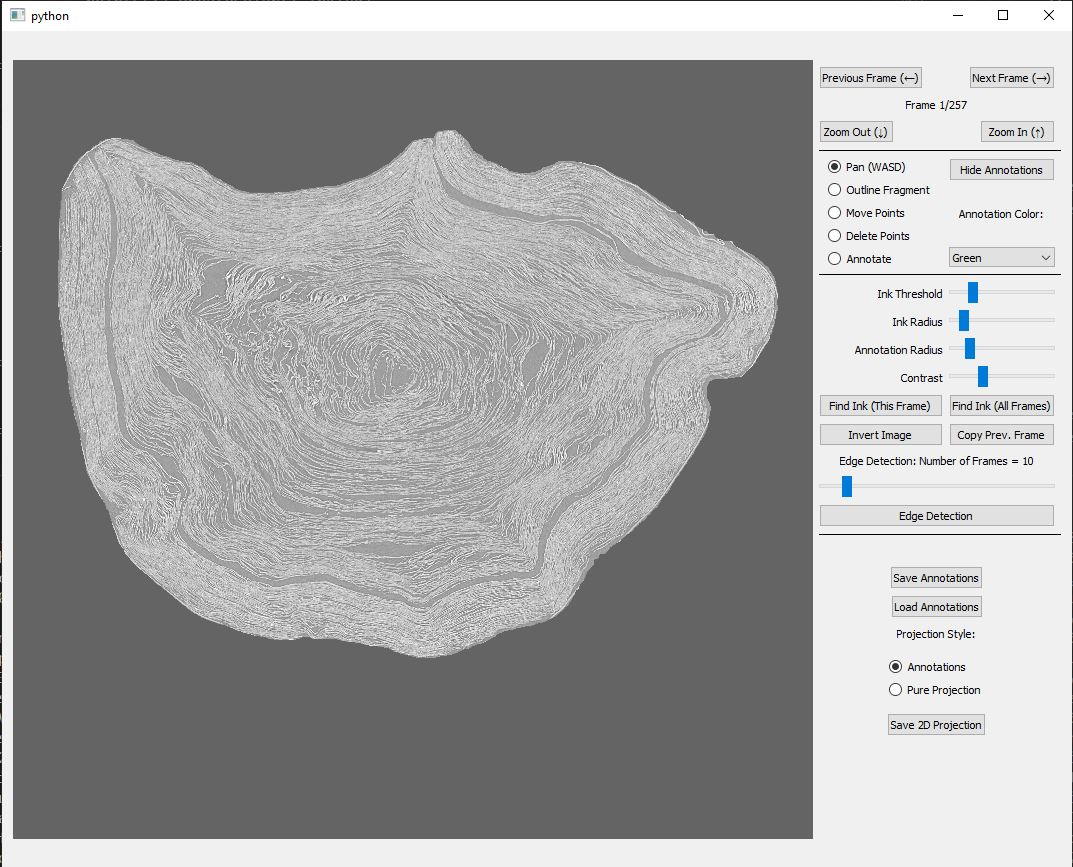
#> input picture Images/Interface.JPG, 1073 x 867 px; its folder holds only this picture in this run
$ python -i EdgeFinder.py   (imports and definitions only)
#> lines starting #> are read from the running program, lines starting #| are printed output that depends on the picture; after the words box and inside, x2 and y2 are one past the last pixel; in counts of white or black regions, pixels touching at a corner belong together
#> further down, picture is the input picture: shape (867, 1073, 3); mean B, G, R 167.5, 167.4, 167.2
import cv2
import numpy as np
from main_app.helpers import Point

def find_and_discard_small_edges(image, min_edge_length=100):
#> called with min_edge_length = 100
	imNoZeros = image[image != 0]
	mu = np.mean(imNoZeros)
#> mu = 167.5
	sigma = np.std(imNoZeros)
#> sigma = 61.41

	image= np.where(image > mu, 255, 0)
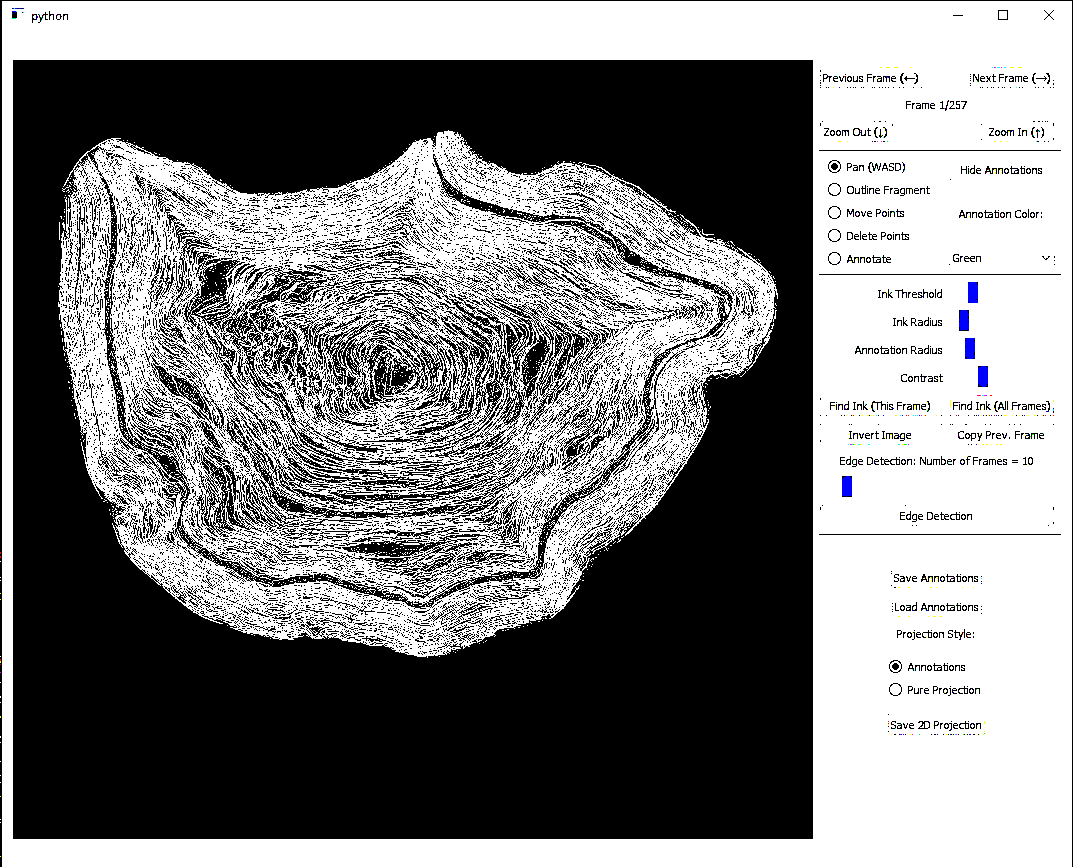
#> image: shape (867, 1073, 3) int64; mean of channels 0, 1, 2 130.5, 130.2, 130.2; drawn as B, G, R
	image = np.array(image, dtype=np.uint8)
	# Apply Gaussian blur to reduce noise
	image = cv2.GaussianBlur(image, (3, 3), 0)

	# Apply Canny edge detection
	edges = cv2.Canny(image, mu, mu+sigma)
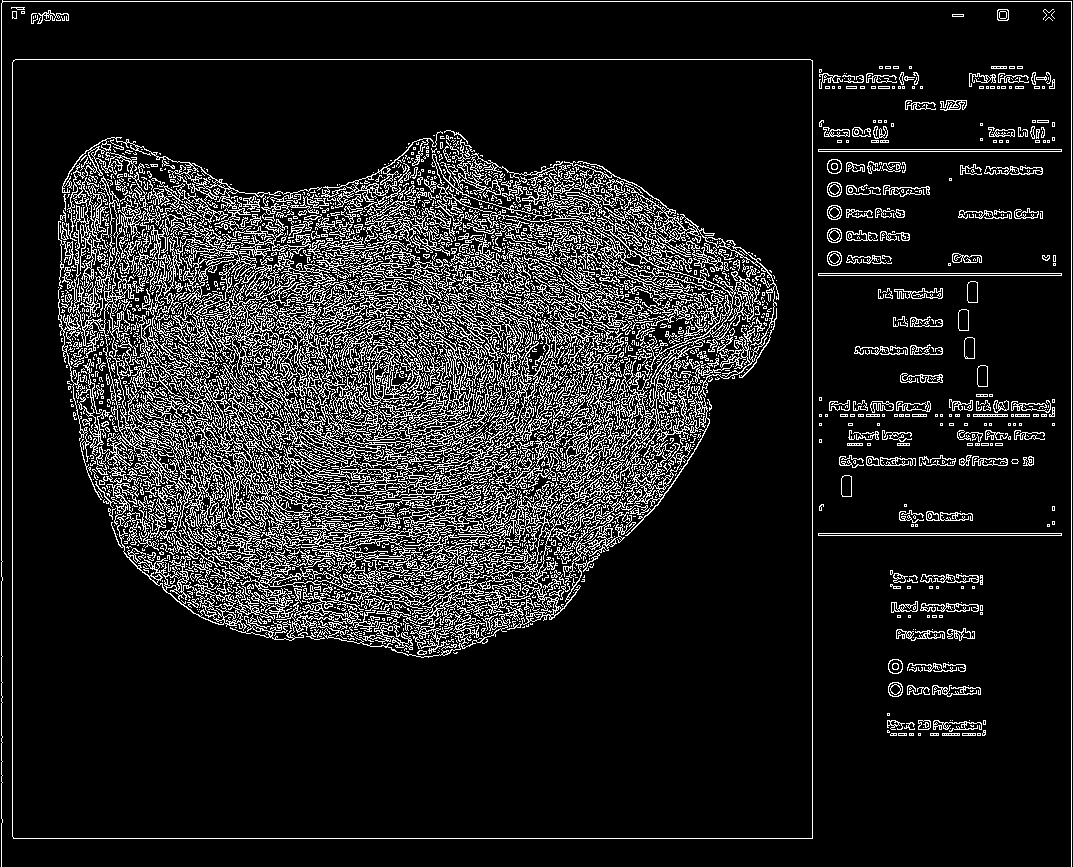
#> edges: shape (867, 1073); 13.1% white in thin lines or dots

	# # Find contours from the edges
	contours, _ = cv2.findContours(edges, cv2.RETR_EXTERNAL, cv2.CHAIN_APPROX_SIMPLE)
#> contours = 378 contours, 284 with area under 20; largest, box (x1, y1, x2, y2) and area: (12, 59, 813, 839) 623193, (818, 533, 1062, 536) 486, (818, 273, 1062, 276) 486, (818, 149, 1062, 152) 486, (926, 511, 973, 521) 220

	# # Filter contours by length
	filtered_contours = [contour for contour in contours if cv2.arcLength(contour, True) > min_edge_length]
#> filtered_contours = 57 contours, 11 with area under 20; largest, box (x1, y1, x2, y2) and area: (12, 59, 813, 839) 623193, (818, 533, 1062, 536) 486, (818, 273, 1062, 276) 486, (818, 149, 1062, 152) 486, (926, 511, 973, 521) 220

	# # Create a black image to draw filtered contours
	result_image = np.zeros_like(image)

	# # Draw the filtered contours on the result image
	cv2.drawContours(result_image, filtered_contours, -1, (255, 255, 255), 1)
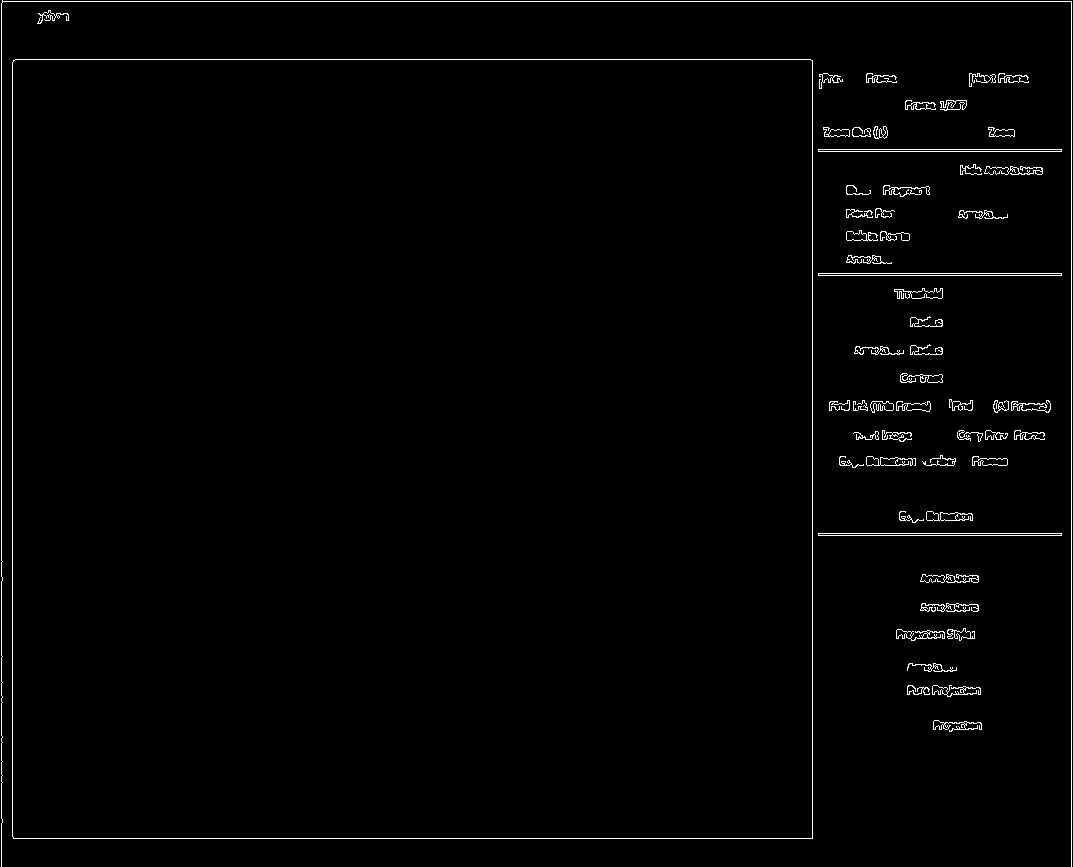
#> result_image: shape (867, 1073, 3); 1.4% white in thin lines or dots

	return result_image


# [86 lines left out: function findEdges, not called in this run]

>>> import cv2
>>> picture = cv2.imread('../../../Images/Interface.JPG')
>>> result = find_and_discard_small_edges(picture)
